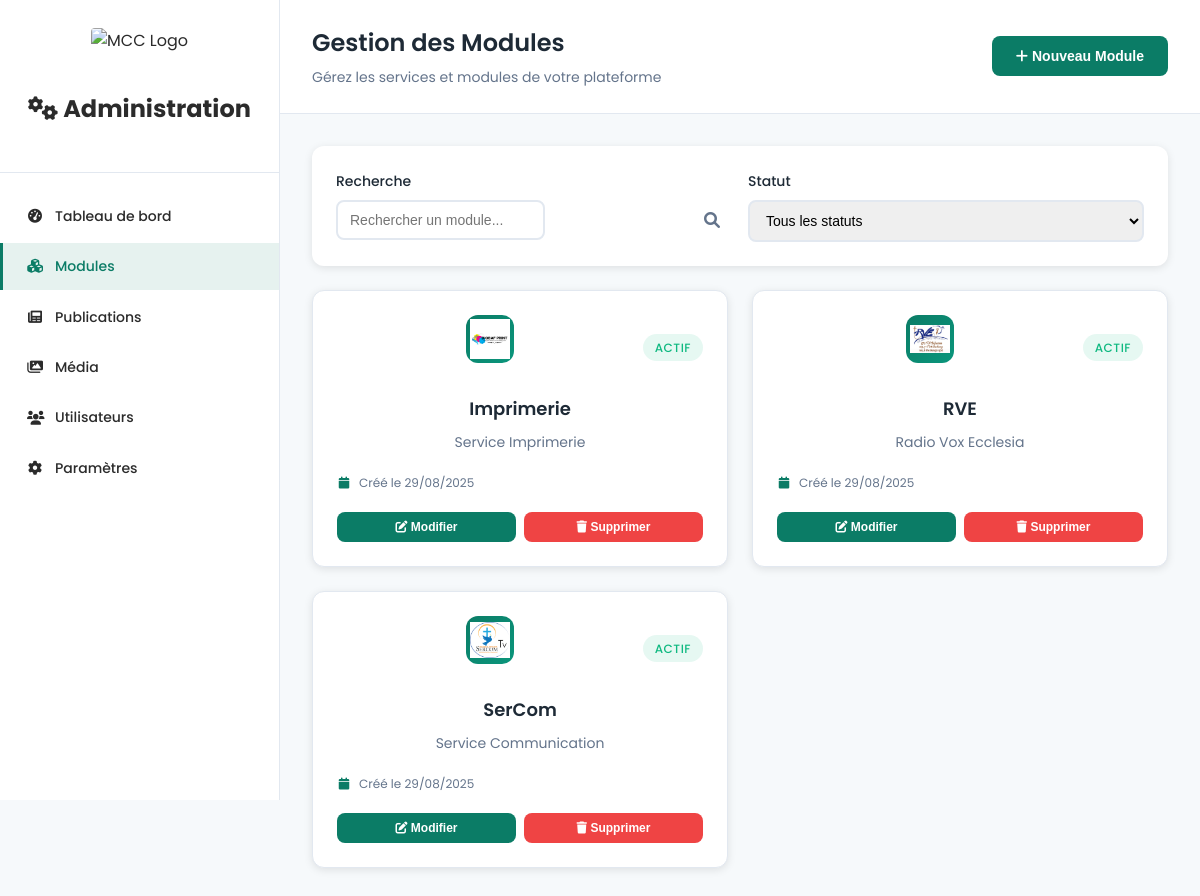
Screenshot of /app/views/admin/modules.php (signed in) with the database file from the repository.
### tables this page shows
CREATE TABLE `modules` (
  `id` int(11) NOT NULL,
  `name` varchar(100) NOT NULL,
  `description` text DEFAULT NULL,
  `statut` enum('actif','inactif') DEFAULT 'actif',
  `logo_path` varchar(255) DEFAULT NULL,
  `created_by` int(11) DEFAULT NULL,
  `created_at` timestamp NOT NULL DEFAULT current_timestamp()
);

### app/views/admin/modules.php (the view, shortened to what this page needs)
<?php
$pdo = Config\Database::getConnection();
$stmt = $pdo->query("SELECT id, name, description, statut, logo_path, created_at FROM modules ORDER BY name");
$modules = $stmt->fetchAll(PDO::FETCH_ASSOC);
?>
<!DOCTYPE html>
<html lang="fr">
<head>
    <link rel="stylesheet" href="../../../public/assets/css/admin.css">
    <link rel="stylesheet" href="https://cdnjs.cloudflare.com/ajax/libs/font-awesome/6.0.0/css/all.min.css">
</head>
<body class="admin-modules">
    <div class="admin-layout">
        <aside class="admin-sidebar">
            <div class="sidebar-header">
                <img src="../../../Images/logo.png" alt="MCC Logo" class="sidebar-logo">
                <h2><i class="fas fa-cogs"></i> Administration</h2>
            </div>
            <nav class="sidebar-nav">
                <ul>
                    <li class="nav-item">
                        <a href="dashboard.php" class="nav-link">
                            <i class="fas fa-tachometer-alt"></i>
                            <span>Tableau de bord</span>
                        </a>
                    </li>
                    <li class="nav-item active">
                        <a href="modules.php" class="nav-link">
                            <i class="fas fa-cubes"></i>
                            <span>Modules</span>
                        </a>
                    </li>
                    <li class="nav-item">
                        <a href="publications.php" class="nav-link">
                            <i class="fas fa-newspaper"></i>
                            <span>Publications</span>
                        </a>
                    </li>
                    <li class="nav-item">
                        <a href="media.php" class="nav-link">
                            <i class="fas fa-images"></i>
                            <span>Média</span>
                        </a>
                    </li>
                    <li class="nav-item">
                        <a href="users.php" class="nav-link">
                            <i class="fas fa-users"></i>
                            <span>Utilisateurs</span>
                        </a>
                    </li>
                    <li class="nav-item">
                        <a href="settings.php" class="nav-link">
                            <i class="fas fa-cog"></i>
                            <span>Paramètres</span>
                        </a>
                    </li>
                </ul>
            </nav>
        </aside>
        <main class="admin-main">
            <header class="admin-header">
                <div class="header-content">
                    <h1>Gestion des Modules</h1>
                    <p>Gérez les services et modules de votre plateforme</p>
                </div>
                <div class="header-actions">
                    <button class="btn btn-primary" onclick="openAddModuleModal()">
                        <i class="fas fa-plus"></i>
                        Nouveau Module
                    </button>
                </div>
            </header>
            <div class="admin-content">
                <section class="filters-section">
                    <div class="filters-grid">
                        <div class="filter-group">
                            <label for="searchModules">Recherche</label>
                            <div class="search-box" style="position:relative;">
                                <input type="text" id="searchModules" class="form-input" placeholder="Rechercher un module..." onkeyup="filterModules()">
                                <i class="fas fa-search" style="position:absolute;right:12px;top:50%;transform:translateY(-50%);color:var(--muted);"></i>
                            </div>
                        </div>
                        <div class="filter-group">
                            <label for="statusFilter">Statut</label>
                            <select id="statusFilter" class="form-select" onchange="filterModules()">
                                <option value="">Tous les statuts</option>
                            </select>
                        </div>
                    </div>
                </section>
                <section class="modules-section">
                    <div class="modules-grid">
                        <?php foreach ($modules as $module): ?>
                        <div class="module-card" data-name="<?= htmlspecialchars($module['name']) ?>" data-status="<?= $module['statut'] ?? 'actif' ?>">
                            <div class="module-header">
                                <div class="module-icon">
                                    <?php if (!empty($module['logo_path']) && file_exists('../../../' . $module['logo_path'])): ?>
                                        <img src="../../../<?= htmlspecialchars($module['logo_path']) ?>" alt="Logo <?= htmlspecialchars($module['name']) ?>" style="width:40px; height:40px; object-fit:contain;">
                                    <?php else: ?>
                                        <i class="fas fa-cog"></i>
                                    <?php endif; ?>
                                </div>
                                <div class="module-status <?= ($module['statut'] ?? 'actif') === 'actif' ? 'active' : 'inactive' ?>">
                                    <?= ($module['statut'] ?? 'actif') === 'actif' ? 'Actif' : 'Inactif' ?>
                                </div>
                            </div>
                            <div class="module-content">
                                <h3><?= htmlspecialchars($module['name']) ?></h3>
                                <p class="module-description">
                                    <?= htmlspecialchars($module['description'] ?? 'Aucune description disponible') ?>
                                </p>
                                <div class="module-meta">
                                    <span class="meta-item">
                                        <i class="fas fa-calendar"></i>
                                        Créé le <?= date('d/m/Y', strtotime(($module['created_at'] ?? 'now'))) ?>
                                    </span>
                                </div>
                            </div>
                            <div class="module-actions">
                                <button class="btn btn-sm btn-secondary" onclick="editModule(<?= $module['id'] ?>)">
                                    <i class="fas fa-edit"></i> Modifier
                                </button>
                                <button class="btn btn-sm btn-danger" onclick="confirmDeleteModule(<?= $module['id'] ?>, '<?= htmlspecialchars($module['name'], ENT_QUOTES) ?>')">
                                    <i class="fas fa-trash"></i> Supprimer
                                </button>
                            </div>
                        </div>
                        <?php endforeach; ?>
                    </div>
                </section>
            </div>
        </main>
    </div>
</body>
</html>

### rows the page displays
modules: logo_path+name (picture), statut "ACTIF", name "Imprimerie", description "Service Imprimerie", created_at "29/08/2025"
modules: logo_path (picture), statut "ACTIF", name "RVE", description "Radio Vox Ecclesia", created_at "29/08/2025"
modules: logo_path+name (picture), statut "ACTIF", name "SerCom", description "Service Communication", created_at "29/08/2025"
